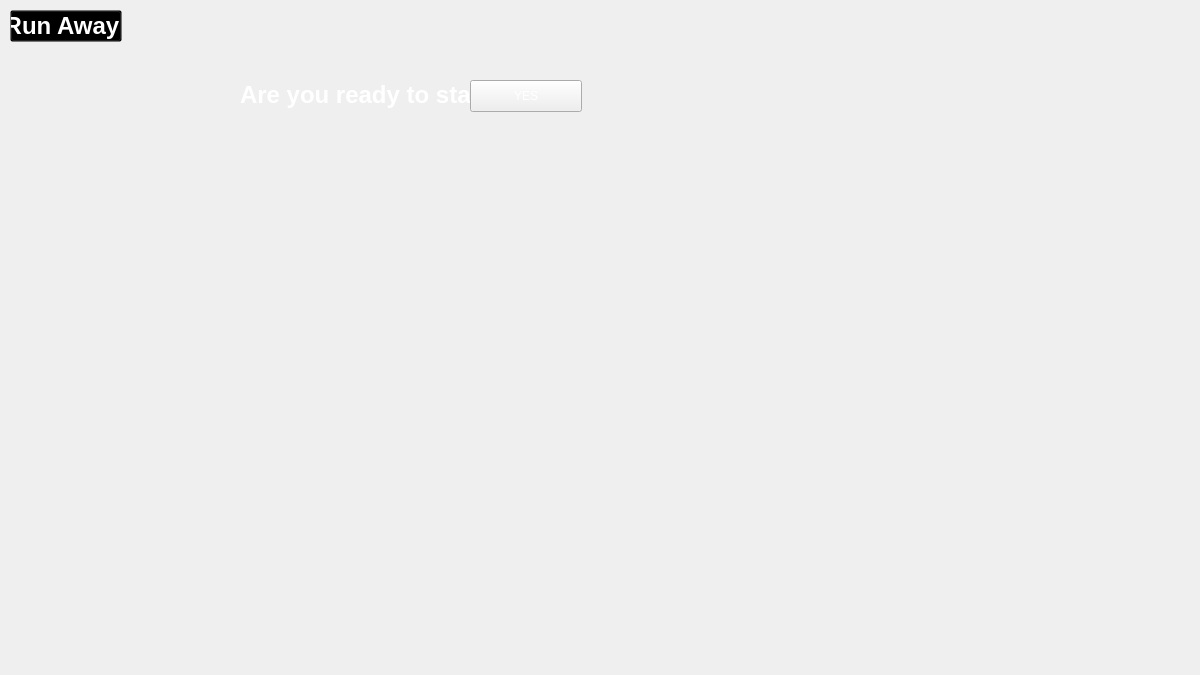
<?xml version="1.0" encoding="UTF-8"?>
<ui version="4.0">
 <class>Forest</class>
 <widget class="QMainWindow" name="Forest">
  <property name="geometry">
   <rect>
    <x>0</x>
    <y>0</y>
    <width>1200</width>
    <height>675</height>
   </rect>
  </property>
  <property name="windowTitle">
   <string>MainWindow</string>
  </property>
  <property name="styleSheet">
   <string notr="true">Background :  url(:/images/Forest-2.png)</string>
  </property>
  <widget class="QWidget" name="centralwidget">
   <widget class="QLabel" name="label">
    <property name="geometry">
     <rect>
      <x>240</x>
      <y>20</y>
      <width>671</width>
      <height>151</height>
     </rect>
    </property>
    <property name="styleSheet">
     <string notr="true">font: 13pt &quot;.AppleSystemUIFont&quot;;
background : transparent;</string>
    </property>
    <property name="text">
     <string>&lt;html&gt;&lt;head/&gt;&lt;body&gt;&lt;p&gt;&lt;span style=&quot; font-size:18pt; font-weight:600; color:#ffffff;&quot;&gt;Are you ready to start?&lt;/span&gt;&lt;/p&gt;&lt;/body&gt;&lt;/html&gt;</string>
    </property>
   </widget>
   <widget class="QPushButton" name="pushButton">
    <property name="geometry">
     <rect>
      <x>470</x>
      <y>80</y>
      <width>112</width>
      <height>32</height>
     </rect>
    </property>
    <property name="styleSheet">
     <string notr="true">color : white;</string>
    </property>
    <property name="text">
     <string>YES</string>
    </property>
   </widget>
   <widget class="QPushButton" name="pushButton_2">
    <property name="geometry">
     <rect>
      <x>10</x>
      <y>10</y>
      <width>112</width>
      <height>32</height>
     </rect>
    </property>
    <property name="font">
     <font>
      <pointsize>18</pointsize>
      <weight>75</weight>
      <bold>true</bold>
     </font>
    </property>
    <property name="styleSheet">
     <string notr="true">color : white; background : transparent;</string>
    </property>
    <property name="text">
     <string>Run Away!</string>
    </property>
   </widget>
  </widget>
 </widget>
 <resources/>
 <connections/>
</ui>
